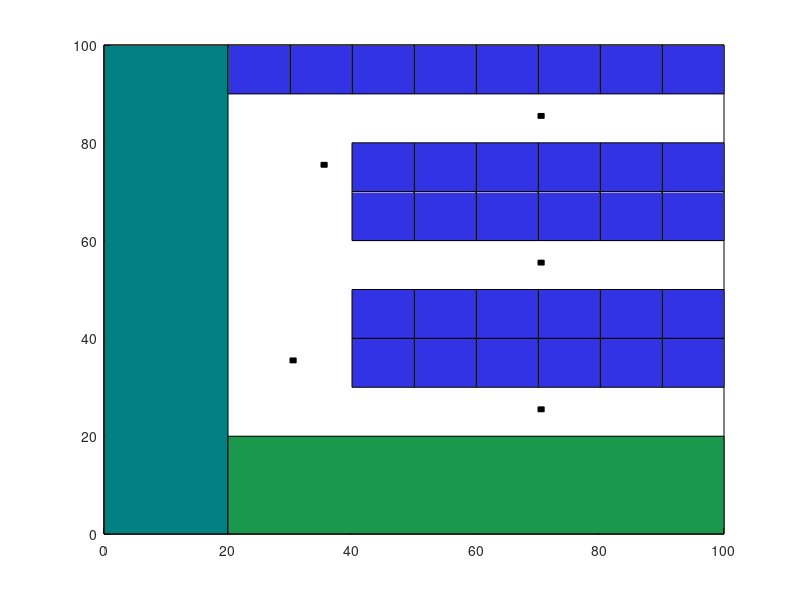

Reproduce this figure in MATLAB. (Note: this script raises an error after producing the figure.)
clc 
clear
close
pt=13;
L=3;
gr=6;
gt=6;
grr=10.^(gr/10);
gtr=10.^(gt/10);
ptr=10.^(pt/10);
pat=5;
%patr
Lamda=(3*10.^8)/(2.4*10.^9);

%matrixCell = cell(50, 50); % 3x3 cell array

% Populate the cell array with lists
%matrixCell{1, 1} = [1, 2, 3];    % List in the first cell
%matrixCell{1, 2} = [4, 5, 6];    % List in the second cell
%matrixCell{1, 3} = [7, 8, 9];    % List in the third cell
%matrixCell{2, 1} = [10, 11, 12]; % List in the fourth cell
% ... Continue populating the rest of the cells

% Access and display a list from a specific cell
%disp(matrixCell{1, 1});

AP1 = [70,25];
AP2 = [30,35];
AP3 = [70,55];
AP4 = [35,75];
AP5 = [70,85];
Walls=[20,0,20,100;20,20,100,20;40,30,100,30;40,40,100,40;40,50,100,50;40,30,40,50;50,30,50,50;60,30,60,50;70,30,70,50;80,30,80,50;90,30,90,50;40,60,100,60;40,70,100,70;40,80,100,80;40,60,40,80;50,60,50,80;60,60,60,80;70,60,70,80;80,60,80,80;90,60,90,80;20,90,100,90;30,90,30,100;40,90,40,100;50,90,50,100;60,90,60,100;70,90,70,100;80,90,80,100;90,90,90,100];






hold on
rectangle('Position',[0 0 100 100])
rectangle('Position',[0 0 20 100],'FaceColor',[0 0.5 .5])
rectangle('Position',[20 0 80 20],'FaceColor',[0.1 .6 0.3])
rectangle('Position',[90 90 10 10],'FaceColor',[0.2 .2 0.9])
rectangle('Position',[80 90 10 10],'FaceColor',[0.2 .2 0.9])
rectangle('Position',[70 90 10 10],'FaceColor',[0.2 .2 0.9])
rectangle('Position',[60 90 10 10],'FaceColor',[0.2 .2 0.9])
rectangle('Position',[50 90 10 10],'FaceColor',[0.2 .2 0.9])
rectangle('Position',[40 90 10 10],'FaceColor',[0.2 .2 0.9])
rectangle('Position',[30 90 10 10],'FaceColor',[0.2 .2 0.9])
rectangle('Position',[20 90 10 10],'FaceColor',[0.2 .2 0.9])
rectangle('Position',[90 70 10 10],'FaceColor',[0.2 .2 0.9])
rectangle('Position',[80 70 10 10],'FaceColor',[0.2 .2 0.9])
rectangle('Position',[70 70 10 10],'FaceColor',[0.2 .2 0.9])
rectangle('Position',[60 70 10 10],'FaceColor',[0.2 .2 0.9])
rectangle('Position',[50 70 10 10],'FaceColor',[0.2 .2 0.9])
rectangle('Position',[40 70 10 10],'FaceColor',[0.2 .2 0.9])
rectangle('Position',[90 60 10 10],'FaceColor',[0.2 .2 0.9])
rectangle('Position',[80 60 10 10],'FaceColor',[0.2 .2 0.9])
rectangle('Position',[70 60 10 10],'FaceColor',[0.2 .2 0.9])
rectangle('Position',[60 60 10 10],'FaceColor',[0.2 .2 0.9])
rectangle('Position',[50 60 10 10],'FaceColor',[0.2 .2 0.9])
rectangle('Position',[40 60 10 10],'FaceColor',[0.2 .2 0.9])
rectangle('Position',[90 40 10 10],'FaceColor',[0.2 .2 0.9])
rectangle('Position',[80 40 10 10],'FaceColor',[0.2 .2 0.9])
rectangle('Position',[70 40 10 10],'FaceColor',[0.2 .2 0.9])
rectangle('Position',[60 40 10 10],'FaceColor',[0.2 .2 0.9])
rectangle('Position',[50 40 10 10],'FaceColor',[0.2 .2 0.9])
rectangle('Position',[40 40 10 10],'FaceColor',[0.2 0.2 0.9])
rectangle('Position',[90 30 10 10],'FaceColor',[0.2 .2 0.9])
rectangle('Position',[80 30 10 10],'FaceColor',[.2 .2 0.9])
rectangle('Position',[70 30 10 10],'FaceColor',[0.2 .2 0.9])
rectangle('Position',[60 30 10 10],'FaceColor',[0.2 .2 0.9])
rectangle('Position',[50 30 10 10],'FaceColor',[0.2 .2 0.9])
rectangle('Position',[40 30 10 10],'FaceColor',[0.2 .2 0.9])

rectangle('Position',[70 25 1 1],'FaceColor',[0 0 0 ])
rectangle('Position',[30 35 1 1],'FaceColor',[0 0 0 ])
rectangle('Position',[70 55 1 1],'FaceColor',[0 0 0 ])
rectangle('Position',[35 75 1 1],'FaceColor',[0 0 0 ])
rectangle('Position',[70 85 1 1],'FaceColor',[0 0 0 ])

matrix_of_power1=zeros([100,100]);
matrix_of_power2=zeros([100,100]);
matrix_of_power3=zeros([100,100]);
matrix_of_power4=zeros([100,100]);
matrix_of_power5=zeros([100,100]);
for x_ref = 1:1:100
    for y_ref = 1:1:100 
        %plot(x_ref,y_ref,'.')
        matrix_of_power1(x_ref,y_ref)=power_recieved(AP1,[x_ref,y_ref],Walls);
        matrix_of_power2(x_ref,y_ref)=power_recieved(AP2,[x_ref,y_ref],Walls);
        matrix_of_power3(x_ref,y_ref)=power_recieved(AP3,[x_ref,y_ref],Walls);
        matrix_of_power4(x_ref,y_ref)=power_recieved(AP4,[x_ref,y_ref],Walls);
        matrix_of_power5(x_ref,y_ref)=power_recieved(AP5,[x_ref,y_ref],Walls);


    end
end
z=getnearestpoint([-52.166598444891550 -47.771374794033180 -53.757638348310294 -53.119994147875644 -58.657882066901510 ],matrix_of_power1,matrix_of_power2,matrix_of_power3,matrix_of_power4,matrix_of_power5);
%rectangle('Position',[10 90 0.5  0.5],'FaceColor',[0 0 0 ])

%hangeeb el rms of distance by getting the root mean square which
%root((access point distance-user distance)^2+.....)bas 2s2l dah eh dah msh
%el mafrood hangee root((x^2+y^2)) wdah kda 2a2rb distance lel ap 
%ya3ny hal howa kda hydeny el distance gahza?
%n free-space pl factor=2
%pl will be indoor propgation model bec within building?
% where is the pl(d0)?
%power=pt+y+x-pl(=PL(d0) + 10nlog(𝑑/d0)+(paf)) 
%eh 7etet el matrices el multiplied el kona 2olnha f a5er el quiz dah liha
%3leka bel value of the received power every X meters from the AP location a
%function 

%rulespar[]=[pt gt gr 
function power = power_recieved(APpoints, refpoints,walls)
d = sqrt((APpoints(1)-refpoints(1))^2+(APpoints(2)-refpoints(2))^2);
numbofwalls=count_crossed_walls(APpoints,refpoints,walls);
pt=13;
L=3;
gr=6;
gt=6;

%patr
lamda=(3*10.^8)/(2.4*10.^9);
    power=pt+gt+gr+20*log10(lamda)-20*log10(4*pi*d)-numbofwalls*L;
     
end


function num_crossed_walls = count_crossed_walls(point1, point2, walls)
   

    % Initialize counter for crossed walls
    num_crossed_walls = 0;

    % Loop through each wall (each set of four values)
    for i = 1:4:length(walls)
        wall_x1 = walls(i);
        wall_y1 = walls(i + 1);
        wall_x2 = walls(i + 2);
        wall_y2 = walls(i + 3);

        % Check if the line connecting point1 and point2 intersects the wall
        if is_line_intersecting(point1, point2, [wall_x1, wall_y1], [wall_x2, wall_y2])
            num_crossed_walls = num_crossed_walls + 1;
        end
    end
end
function is_intersecting = is_line_intersecting(point1, point2, wall_1, wall_2)
    % Check if the line segment defined by point1 and point2 intersects
    % with the line segment defined by wall_x and wall_y

    [xi, yi] = polyxpoly([point1(1), point2(1)], [point1(2), point2(2)], wall_1, wall_2);
z=size(xi);
    % If xi and yi are non-empty, there is an intersection
    if(z(1)==0 )
        is_intersecting = ~isempty(xi)&&isempty(yi);
        
    else
        
        x1=xi(1);
        y1=yi(1);
        
        if(is_point_on_segment(point1,[x1,y1],point2))
            is_intersecting=1;
        else 
            is_intersecting=0;
        end
    end
    

end
function is_on_segment = is_point_on_segment(p, q, r)
    % Check if point q is on the line segment defined by p and r

    is_on_segment = (q(1) <= max(p(1), r(1))) && (q(1) >= min(p(1), r(1))) &&(q(2) <= max(p(2), r(2))) && (q(2) >= min(p(2), r(2)));
end


%plot([0.3;0.5],[0.5;0.5],'k') %line from (0.3,0.5) to (0.5 0.5)

function getrefpoint=getnearestpoint(power,matrix1,matrix2,matrix3,matrix4,matrix5)
rmsd=zeros([100,100]);

for x_ref = 1:1:100
    for y_ref = 1:1:100 
    rms1=(matrix1(x_ref,y_ref)-power(1))^2 ;
    rms2=(matrix2(x_ref,y_ref)-power(2))^2 ;
    rms3=(matrix3(x_ref,y_ref)-power(3))^2 ;
    rms4=(matrix4(x_ref,y_ref)-power(4))^2 ;
    rms5=(matrix5(x_ref,y_ref)-power(5))^2 ;
    rmsd(x_ref,y_ref)=sqrt(rms1+rms2+rms3+rms4+rms5);
   
    end
end

minmum = min(min(rmsd));
[x,y]=find(rmsd==minmum);
%rectangle('Position',[x y 1 1],'FaceColor',[0 0 0 ])
plot(x,y,'*','MarkerSize',10,'Color',[0 0 0])
getrefpoint=[x,y];



end

